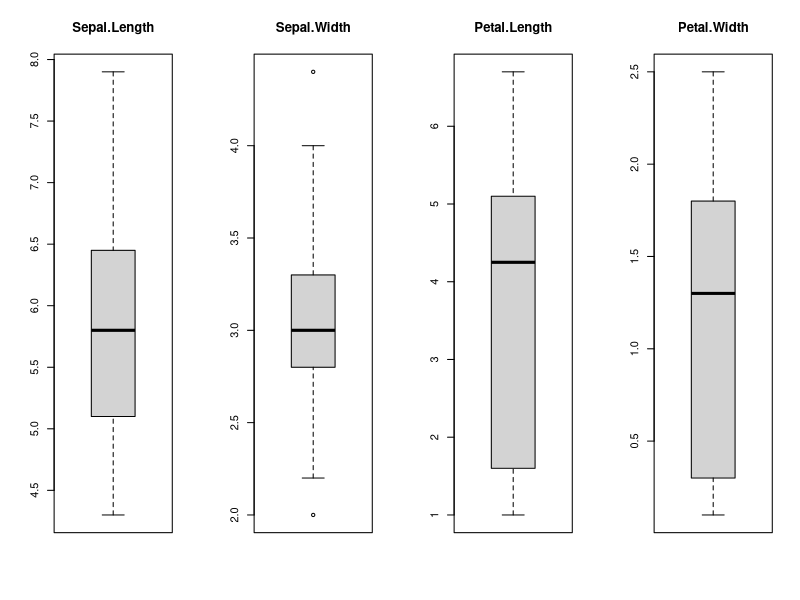
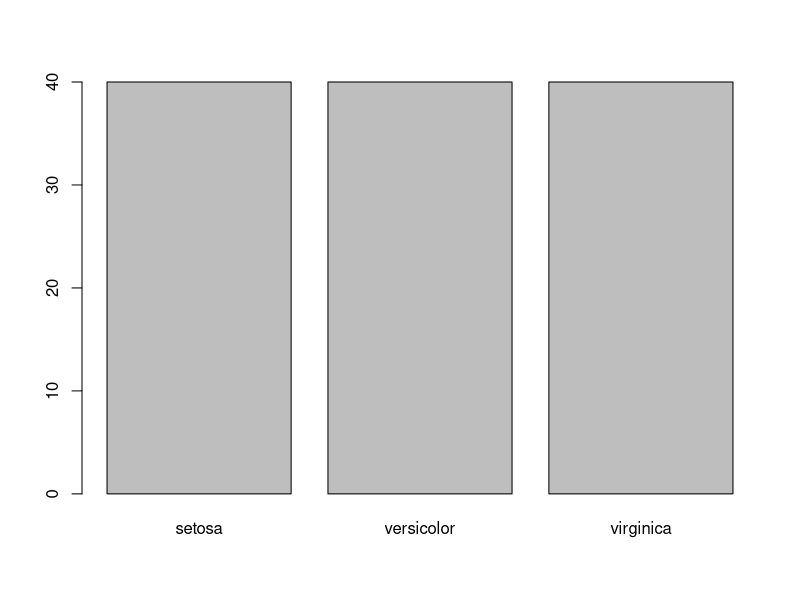
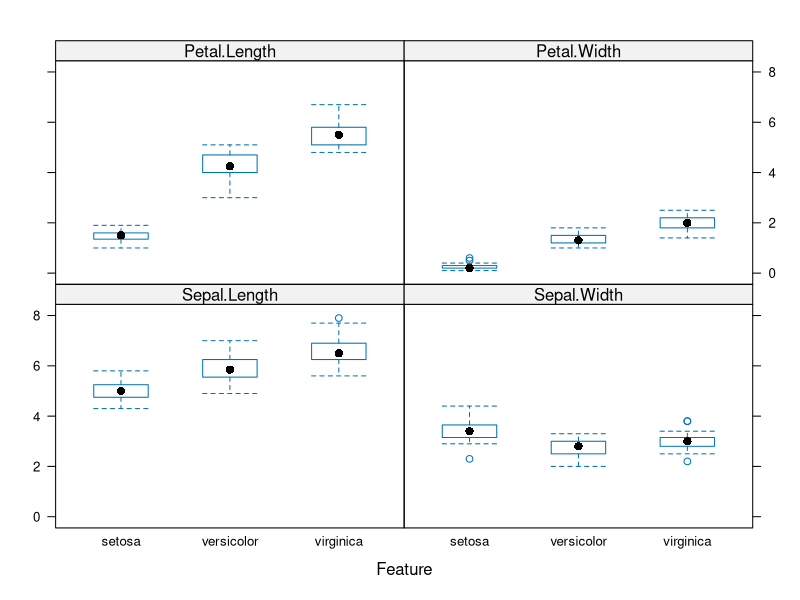
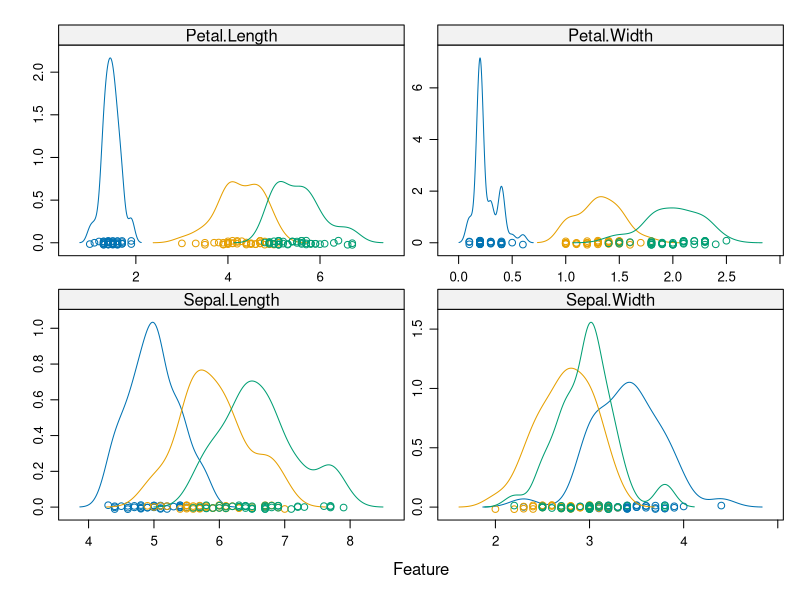

Generate these figures, in order, with R: (Note: this script raises an error after producing the figures.)
set.seed(7)
## Introduction

#The process of a machine learning project may not be linear, 
#but there are a number of well-known steps:

#* Define Problem.
#* Prepare Data.
#* Evaluate Algorithms.
#* Improve Results.
#* Present Results.


## 1. Load The Data #########################
# attach the iris dataset to the environment
data(iris)
# rename the dataset
dataset <- iris


### 1.1 Create a Validation Dataset
library(caret)
# create a list of 80% of the rows in the original dataset we can use for training
validation_index <- createDataPartition(dataset$Species, p=0.80, list=FALSE)
validation <- dataset[-validation_index,]
dataset <- dataset[validation_index,]




## 2. Summarize Dataset ##########################
### 2.1  Dimensions of Dataset
dim(dataset)

### 2.2 Types of Attributes
sapply(dataset, class)
str(dataset)

### 2.3 Peek at the Data
head(dataset)

### 2.4 Levels of the Class
levels(dataset$Species)

### 2.5 Class Distribution
percentage <- prop.table(table(dataset$Species)) * 100
cbind(freq=table(dataset$Species), percentage=percentage)

### 2.6 Statistical Summary
summary(dataset)




## 3. Visualize Dataset ###########################
### 3.1 Univariate Plots

# split input and output
x <- dataset[,1:4]
y <- dataset[,5]

# boxplot for each attribute on one image
par(mfrow=c(1,4))
for(i in 1:4) {
  boxplot(x[,i], main=names(iris)[i])
}
par(mfrow=c(1,1))

# barplot for class breakdown
plot(y)


### 3.2 Multivariate Plots
# scatterplot matrix
#featurePlot(x=x, y=y, plot="ellipse")

# box and whisker plots for each attribute
featurePlot(x=x, y=y, plot="box")

# density plots for each attribute by class value
scales <- list(x=list(relation="free"), y=list(relation="free"))
featurePlot(x=x, y=y, plot="density", scales=scales)





## 4. Evaluate Some Algorithms ######################
#Here is what we are going to cover in this step:
  
# * Set-up the test harness to use 10-fold cross validation.
# * Build 5 different models to predict species from flower measurements
# * Select the best model.


### 4.1 Test Harness
# Run algorithms using 10-fold cross validation
control <- trainControl(method="cv", number=10)
metric <- "Accuracy"

### 4.2 Build Models
#Let’s evaluate 5 different algorithms:
  
# * Linear Discriminant Analysis (LDA)
# * Classification and Regression Trees (CART).
# * k-Nearest Neighbors (kNN).
# * Support Vector Machines (SVM) with a linear kernel.
# * Random Forest (RF)

# a) linear algorithms
set.seed(7)
fit.lda <- train(Species~., data=dataset, method="lda", metric=metric, trControl=control)
# b) nonlinear algorithms
# CART
set.seed(7)
fit.cart <- train(Species~., data=dataset, method="rpart", metric=metric, trControl=control)
# kNN
set.seed(7)
fit.knn <- train(Species~., data=dataset, method="knn", metric=metric, trControl=control)
# c) advanced algorithms
# SVM
set.seed(7)
fit.svm <- train(Species~., data=dataset, method="svmRadial", metric=metric, trControl=control)
# Random Forest
set.seed(7)
fit.rf <- train(Species~., data=dataset, method="rf", metric=metric, trControl=control)



### 4.3 Select Best Model
# summarize accuracy of models
results <- resamples(list(lda=fit.lda, cart=fit.cart, knn=fit.knn, svm=fit.svm, rf=fit.rf))
summary(results)

# compare accuracy of models
dotplot(results)

# summarize Best Model
print(fit.lda)


## 5. Make Predictions
# estimate skill of LDA on the validation dataset
predictions <- predict(fit.lda, validation)
confusionMatrix(predictions, validation$Species)








